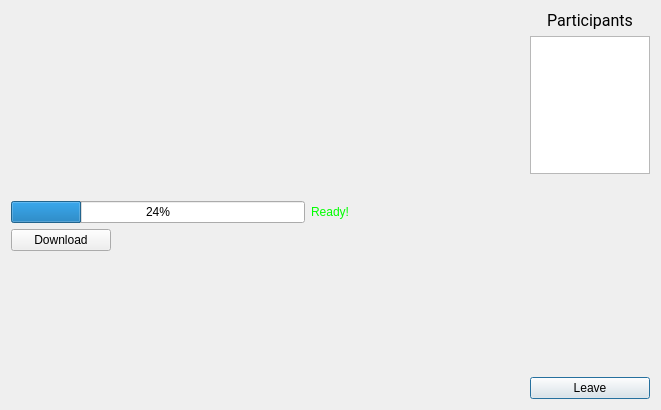
<?xml version="1.0" encoding="UTF-8"?>
<ui version="4.0">
 <class>Dialog</class>
 <widget class="QDialog" name="Dialog">
  <property name="geometry">
   <rect>
    <x>0</x>
    <y>0</y>
    <width>661</width>
    <height>387</height>
   </rect>
  </property>
  <property name="windowTitle">
   <string>Dialog</string>
  </property>
  <layout class="QGridLayout" name="gridLayout">
   <item row="9" column="0">
    <spacer name="horizontalSpacer">
     <property name="orientation">
      <enum>Qt::Horizontal</enum>
     </property>
     <property name="sizeType">
      <enum>QSizePolicy::Expanding</enum>
     </property>
     <property name="sizeHint" stdset="0">
      <size>
       <width>0</width>
       <height>120</height>
      </size>
     </property>
    </spacer>
   </item>
   <item row="4" column="0">
    <widget class="QProgressBar" name="downloadProgress">
     <property name="sizePolicy">
      <sizepolicy hsizetype="Expanding" vsizetype="Fixed">
       <horstretch>0</horstretch>
       <verstretch>0</verstretch>
      </sizepolicy>
     </property>
     <property name="value">
      <number>24</number>
     </property>
    </widget>
   </item>
   <item row="4" column="1">
    <widget class="QLabel" name="statusLabel">
     <property name="sizePolicy">
      <sizepolicy hsizetype="Maximum" vsizetype="Maximum">
       <horstretch>0</horstretch>
       <verstretch>0</verstretch>
      </sizepolicy>
     </property>
     <property name="styleSheet">
      <string notr="true">color: rgb(0, 255, 0);</string>
     </property>
     <property name="text">
      <string>Ready!</string>
     </property>
    </widget>
   </item>
   <item row="2" column="0">
    <widget class="QLabel" name="movieName">
     <property name="font">
      <font>
       <pointsize>10</pointsize>
      </font>
     </property>
     <property name="styleSheet">
      <string notr="true">color: rgb(255, 0, 0);</string>
     </property>
     <property name="text">
      <string/>
     </property>
    </widget>
   </item>
   <item row="1" column="10">
    <widget class="QListView" name="listView">
     <property name="sizePolicy">
      <sizepolicy hsizetype="Preferred" vsizetype="Preferred">
       <horstretch>0</horstretch>
       <verstretch>0</verstretch>
      </sizepolicy>
     </property>
     <property name="minimumSize">
      <size>
       <width>120</width>
       <height>138</height>
      </size>
     </property>
     <property name="maximumSize">
      <size>
       <width>120</width>
       <height>138</height>
      </size>
     </property>
     <property name="acceptDrops">
      <bool>false</bool>
     </property>
     <property name="gridSize">
      <size>
       <width>0</width>
       <height>0</height>
      </size>
     </property>
     <property name="itemAlignment">
      <set>Qt::AlignLeading</set>
     </property>
    </widget>
   </item>
   <item row="0" column="10">
    <widget class="QLabel" name="participantsLabel">
     <property name="font">
      <font>
       <family>Roboto</family>
       <pointsize>12</pointsize>
      </font>
     </property>
     <property name="layoutDirection">
      <enum>Qt::LeftToRight</enum>
     </property>
     <property name="text">
      <string>Participants</string>
     </property>
     <property name="alignment">
      <set>Qt::AlignCenter</set>
     </property>
    </widget>
   </item>
   <item row="11" column="10">
    <widget class="QPushButton" name="leaveButton">
     <property name="text">
      <string>Leave</string>
     </property>
    </widget>
   </item>
   <item row="2" column="9">
    <spacer name="verticalSpacer">
     <property name="orientation">
      <enum>Qt::Vertical</enum>
     </property>
     <property name="sizeHint" stdset="0">
      <size>
       <width>175</width>
       <height>0</height>
      </size>
     </property>
    </spacer>
   </item>
   <item row="6" column="0">
    <widget class="QPushButton" name="downloadButton">
     <property name="sizePolicy">
      <sizepolicy hsizetype="Maximum" vsizetype="Fixed">
       <horstretch>0</horstretch>
       <verstretch>0</verstretch>
      </sizepolicy>
     </property>
     <property name="maximumSize">
      <size>
       <width>100</width>
       <height>23</height>
      </size>
     </property>
     <property name="text">
      <string>Download</string>
     </property>
     <property name="shortcut">
      <string/>
     </property>
     <property name="checkable">
      <bool>false</bool>
     </property>
     <property name="checked">
      <bool>false</bool>
     </property>
     <property name="autoExclusive">
      <bool>false</bool>
     </property>
     <property name="autoDefault">
      <bool>true</bool>
     </property>
     <property name="default">
      <bool>false</bool>
     </property>
     <property name="flat">
      <bool>false</bool>
     </property>
    </widget>
   </item>
   <item row="0" column="0" rowspan="2">
    <widget class="QLabel" name="movieIcon">
     <property name="sizePolicy">
      <sizepolicy hsizetype="Minimum" vsizetype="Minimum">
       <horstretch>0</horstretch>
       <verstretch>0</verstretch>
      </sizepolicy>
     </property>
     <property name="maximumSize">
      <size>
       <width>340</width>
       <height>218</height>
      </size>
     </property>
     <property name="styleSheet">
      <string notr="true"/>
     </property>
     <property name="text">
      <string/>
     </property>
     <property name="textFormat">
      <enum>Qt::PlainText</enum>
     </property>
     <property name="pixmap">
      <pixmap resource="../../../../../Downloads/test.qrc">:/backgroundimage/moveimage.webp</pixmap>
     </property>
     <property name="scaledContents">
      <bool>true</bool>
     </property>
     <property name="wordWrap">
      <bool>false</bool>
     </property>
    </widget>
   </item>
  </layout>
 </widget>
 <resources>
  <include location="../../../Downloads/test.qrc"/>
  <include location="../../../../../Downloads/test.qrc"/>
 </resources>
 <connections/>
</ui>
